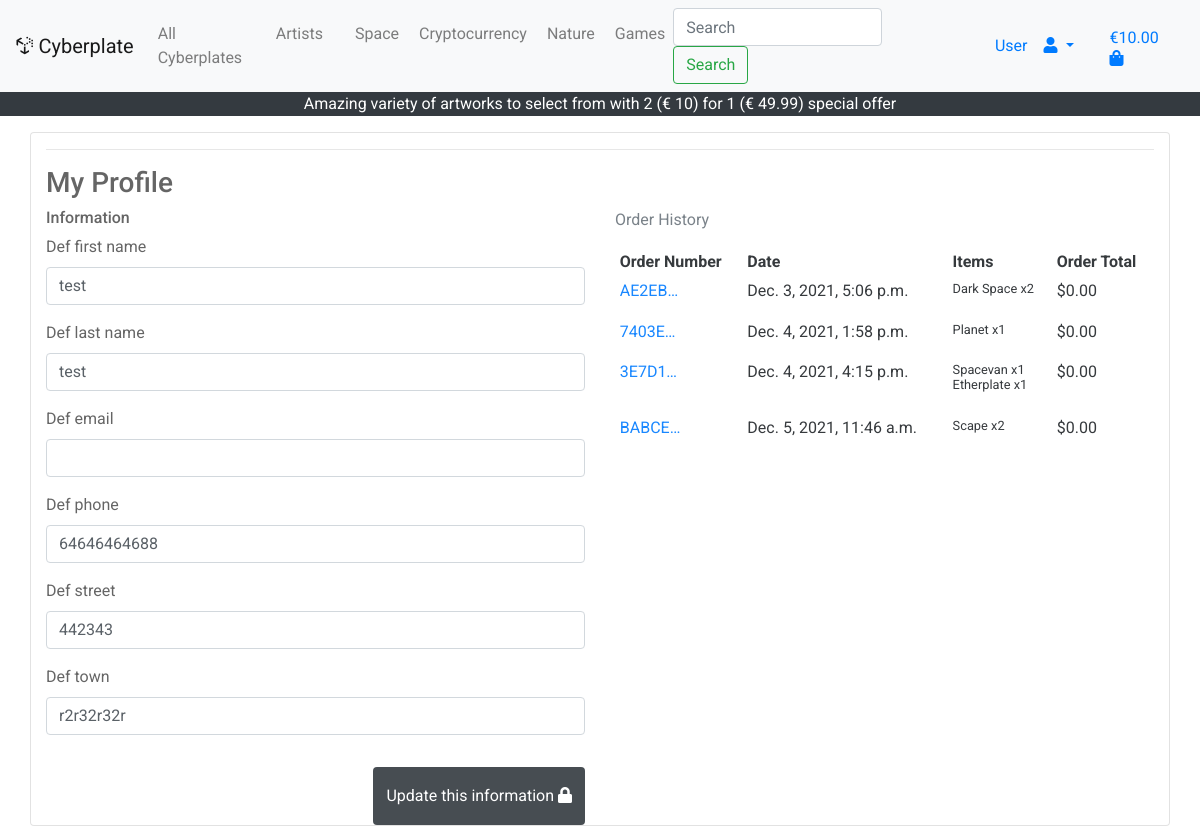
Before: /profile/ (signed in) with the older database file.
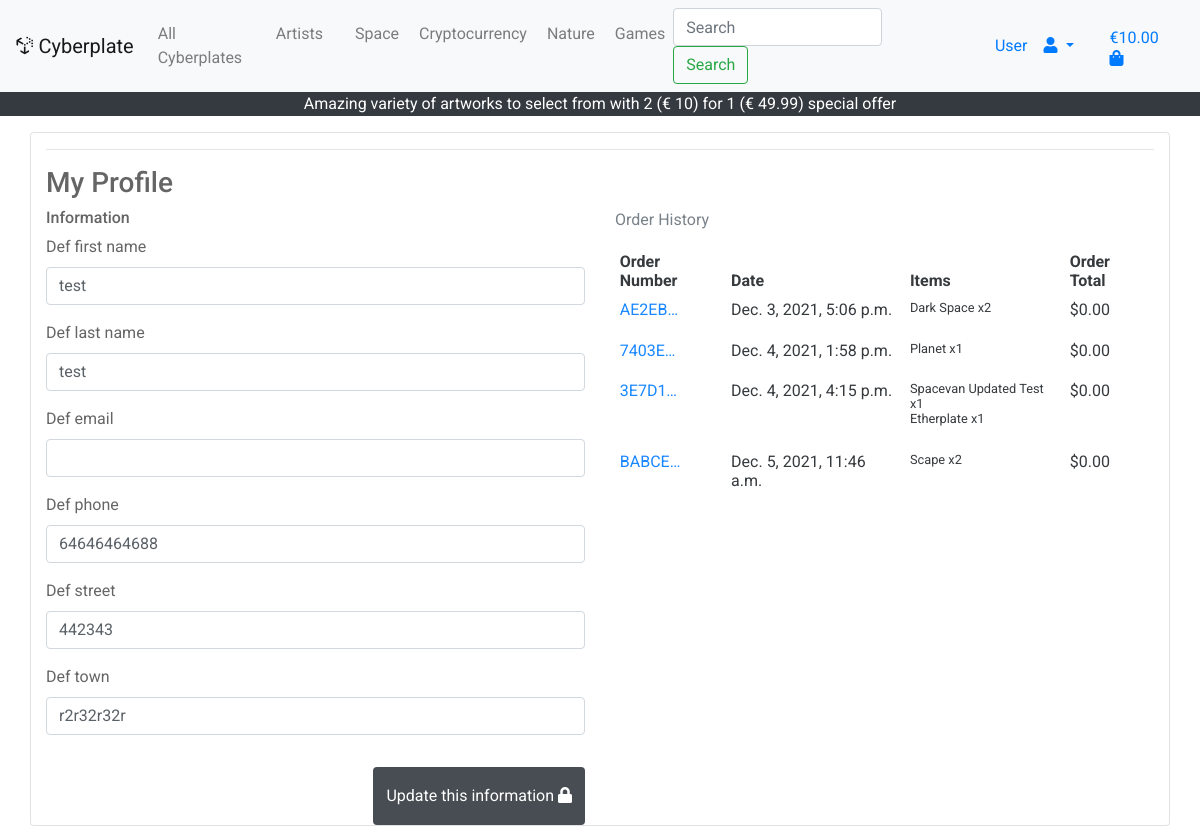
After: the same page with the newer database file.
### checkout/models.py (models this page shows, shortened)
class OrderItem(models.Model):
    order_item = models.ForeignKey(Order, null=False, blank=False, on_delete=models.CASCADE, related_name='lineitems')
    product = models.ForeignKey(Product, null=False, blank=False, on_delete=models.CASCADE)
    quantity = models.IntegerField(null=False, blank=False, default=0)
    lineitem_total = models.DecimalField(max_digits=6, decimal_places=2, null= False, blank=False)

### products/models.py (models this page shows, shortened)
class Product(models.Model):
    product_category = models.ForeignKey('Product_Category', null=True, on_delete=models.SET_NULL)
    artist = models.ForeignKey('Artist', null=True, on_delete=models.SET_NULL)
    name = models.CharField(max_length=30)
    description = models.TextField()
    price = models.DecimalField(max_digits=4, decimal_places=2)
    image_url = models.URLField(null=True, blank=True, max_length=1000)
    image = models.ImageField(null=True, blank=True)
    product_key = models.IntegerField(null=True, blank=True)

### profiles/views.py (the view, shortened to what this page needs)
# urls.py: path('profile/', include('profiles.urls')),
@login_required
def profile(request):
    profile = get_object_or_404(UserProfile, user=request.user)
    form = UsersProfileForm(instance=profile)
    orders = profile.orders.all()
    template = 'profiles/profile.html'
    context = {
        'form': form,
        'orders': orders,
        'on_profile_page': True
    }
    return render(request, template, context)

### profiles/forms.py (shortened to what this page needs)
class UsersProfileForm(forms.ModelForm):
    class Meta:
        model = UserProfile
        exclude = ('user',)

### checkout/models.py (called while the page is built)
    def order_number(self):
        return uuid.uuid4().hex.upper()

### shopping_bag/context.py (called while the page is built, shortened)
def bag_contents(request):
    bag_items = []
    total = 0
    product_count = 0
    bag = request.session.get('bag', {})
    if total < settings.FREE_DELIVERY_THRESHOLD:
        delivery = 10
        free_delivery_delta = settings.FREE_DELIVERY_THRESHOLD - total
    else:
        delivery = 0
        free_delivery_delta = 0
    grand_total = delivery + total
    context = {
        'bag_items': bag_items,
        'total': total,
        'product_count': product_count,
        'delivery': delivery,
        'free_delivery_delta': free_delivery_delta,
        'free_delivery_threshold': settings.FREE_DELIVERY_THRESHOLD,
        'grand_total': grand_total,
    }
    return context

### profiles/templates/profiles/profile.html (shortened to what this page needs)
{% extends "base.html" %}
{% load static %}
{% block content %}
<div class="container h-100">
    <div class="row h-100">
        <div class="col card">
            <hr>
            <h3 class="logo-font">My Profile</h3>
            <div class="row">
                <div class="col-lg-6">
                    <h6 class="logo-font">Information</h6>
                    <form action="{% url 'profile' %}" method="POST" id="user-profile-form">
                        {{ form|crispy }}
                        <button href="#" class="btn float-right bg-dark rounded-3 py-3 text-white mt-3"
                            id="btnUpdateProfile">Update this information <i class="fas fa-lock"></i>
                        </button>
                    </form>
                </div>
                <div class="col-lg-6">
                    <p class="text-muted">Order History</p>
                    <div class="order-history table-responsive">
                        <table class="table table-sm table-borderless">
                            <thead>
                                <tr>
                                    <th>Order Number</th>
                                    <th>Date</th>
                                    <th>Items</th>
                                    <th>Order Total</th>
                                </tr>
                            </thead>
                            <tbody>
                                {% for order in orders %}
                                <tr>
                                    <td>
                                        <a href="{% url 'order_history' order.users_order_number %}"
                                            title="{{ order.order_number }}">
                                            {{ order.order_number|truncatechars:6 }}
                                        </a>
                                    </td>
                                    <td>{{ order.order_date }}</td>
                                    <td>
                                        <ul class="list-unstyled">
                                            {% for item in order.lineitems.all %}
                                            <li class="small">
                                                {{ item.product.name }} x{{ item.quantity }}
                                            </li>
                                            {% endfor %}
                                        </ul>
                                    </td>
                                    <td>${{ order.order_total }}</td>
                                </tr>
                                {% endfor %}
                            </tbody>
                        </table>
                    </div>
                </div>
            </div>
        </div>
    </div>
</div>
{% endblock %}

Changed rows visible on the page:
changed through a linked row, OrderItem: product.name "Spacevan" → "Spacevan Updated Test"
